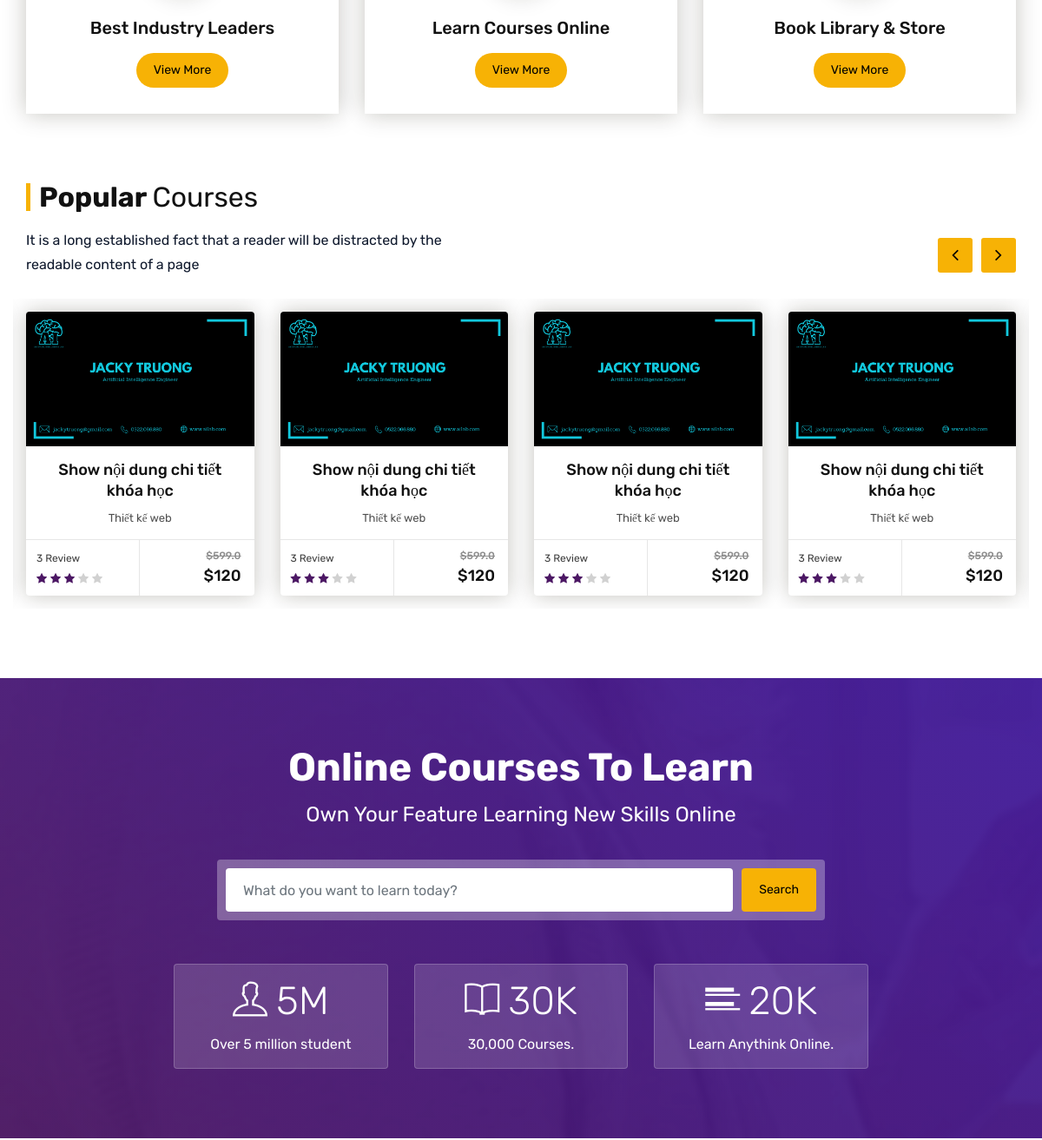
The app's page / (middle part), older data.
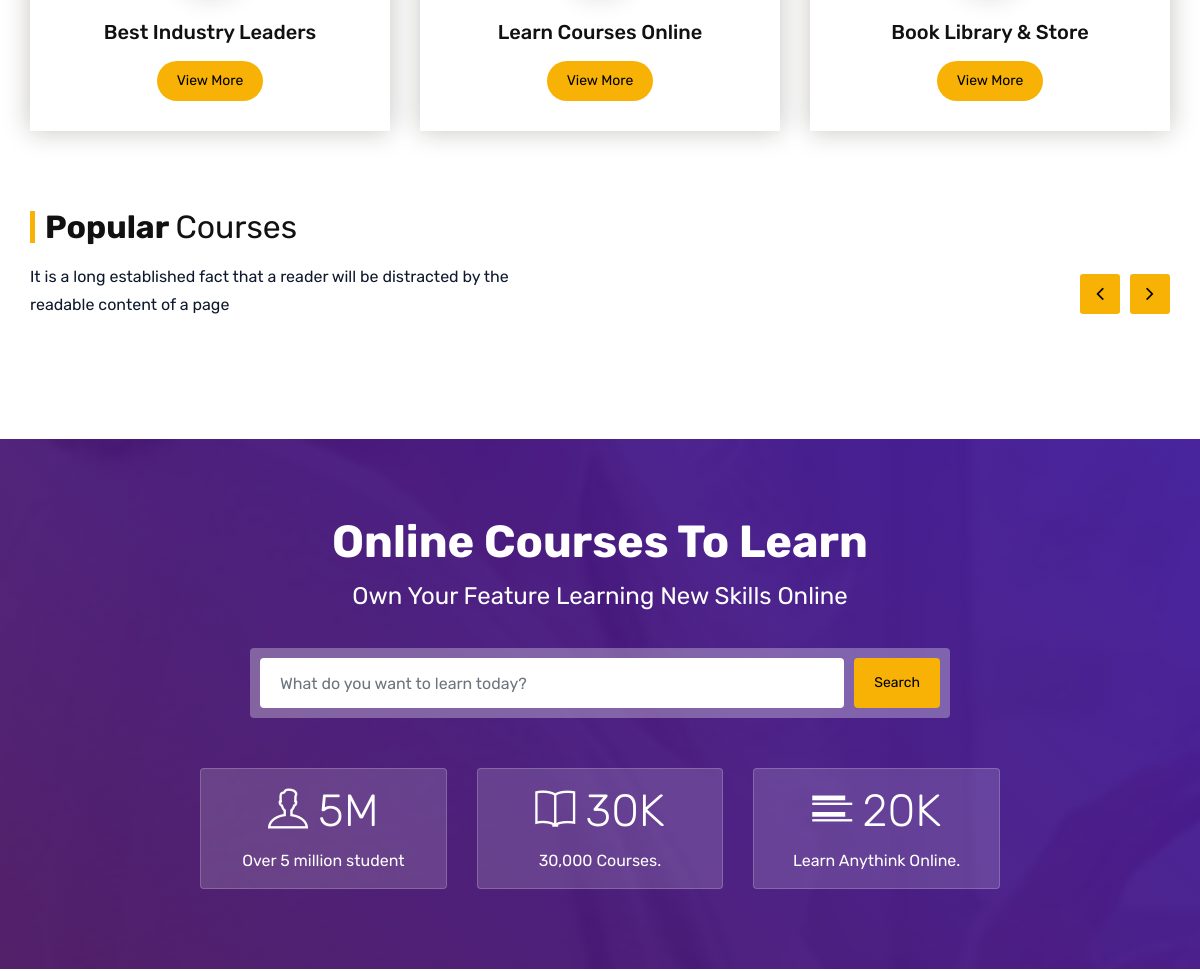
The same page, newer data.
### products/models.py (models this page shows, shortened)
class Course(models.Model):
    title = models.CharField(default="", max_length=255)
    slug = models.CharField(default="", max_length=100)
    image_course = models.ImageField(default=None, upload_to='static/media/course')
    description = models.TextField(default="")
    price = models.FloatField(default=0)
    category = models.ForeignKey(Category, on_delete=models.CASCADE)
    teacher = models.ForeignKey(Teacher, on_delete=models.CASCADE)
    active = models.BooleanField(default=True)

class Category(models.Model):
    title = models.CharField(default="", max_length=255)
    slug = models.CharField(default="", max_length=100)
    description = models.TextField(default="")
    active = models.BooleanField(default=True)

### core/views.py (the view)
# urls.py: path('', HomeView.as_view(), name='homeview'),
class HomeView(View):
    def get(self, request):
        object_list = Course.objects.all()
        context = {
            'title': 'EduChamp - Home Page',
            'object_list': object_list
        }
        return render(request, 'home.html', context)

### templates/home.html (shortened to what this page needs)
{% extends 'homepage/base.html' %}
{% load static %}
{% block cssblock %}
	<link rel="stylesheet" type="text/css" href="{% static 'homepage/css/assets.css' %}">
	<link rel="stylesheet" type="text/css" href="{% static 'homepage/css/typography.css' %}">
	<link rel="stylesheet" type="text/css" href="{% static 'homepage/css/shortcodes/shortcodes.css' %}">
	<link rel="stylesheet" type="text/css" href="{% static 'homepage/css/style.css' %}">
	<link class="skin" rel="stylesheet" type="text/css" href="{% static 'homepage/css/color/color-1.css' %}">
	<link rel="stylesheet" type="text/css" href="{% static 'homepage/vendors/revolution/css/layers.css' %}">
	<link rel="stylesheet" type="text/css" href="{% static 'homepage/vendors/revolution/css/settings.css' %}">
	<link rel="stylesheet" type="text/css" href="{% static 'homepage/vendors/revolution/css/navigation.css' %}">
{% endblock %}
{% block content %}
<div class="page-wraper">
    <div class="page-content bg-white">
		<div class="content-block">
			<div class="section-area content-inner service-info-bx">
                <div class="container">
					<div class="row">
						<div class="col-lg-4 col-md-4 col-sm-6">
							<div class="service-bx">
								<div class="info-bx text-center">
									<h4><a href="#">Best Industry Leaders</a></h4>
									<a href="#" class="btn radius-xl">View More</a>
								</div>
							</div>
						</div>
						<div class="col-lg-4 col-md-4 col-sm-6">
							<div class="service-bx">
								<div class="info-bx text-center">
									<h4><a href="#">Learn Courses Online</a></h4>
									<a href="#" class="btn radius-xl">View More</a>
								</div>
							</div>
						</div>
						<div class="col-lg-4 col-md-4 col-sm-12">
							<div class="service-bx m-b0">
								<div class="info-bx text-center">
									<h4><a href="#">Book Library & Store</a></h4>
									<a href="#" class="btn radius-xl">View More</a>
								</div>
							</div>
						</div>
					</div>
				</div>
            </div>
			<div class="section-area section-sp2 popular-courses-bx">
                <div class="container">
					<div class="row">
						<div class="col-md-12 heading-bx left">
							<h2 class="title-head">Popular <span>Courses</span></h2>
							<p>It is a long established fact that a reader will be distracted by the readable content of a page</p>
						</div>
					</div>
					<div class="row">
					<div class="courses-carousel owl-carousel owl-btn-1 col-12 p-lr0">
					{% for item in object_list %}
						<div class="item">
							<div class="cours-bx">
								<div class="action-box">
									<img src="{{item.image_course.url}}" alt="">
								</div>
								<div class="info-bx text-center">
									<h5><a href="#">{{ item.title }}</a></h5>
									<span>{{item.category.title}}</span>
								</div>
								<div class="cours-more-info">
									<div class="review">
										<span>3 Review</span>
										<ul class="cours-star">
											<li class="active"><i class="fa fa-star"></i></li>
											<li class="active"><i class="fa fa-star"></i></li>
											<li class="active"><i class="fa fa-star"></i></li>
											<li><i class="fa fa-star"></i></li>
											<li><i class="fa fa-star"></i></li>
										</ul>
									</div>
									<div class="price">
										<del>${{ item.price }}</del>
										<h5>$120</h5>
									</div>
								</div>
							</div>
						</div>
					{% endfor %}
					</div>
					</div>
				</div>
			</div>
			<div class="section-area section-sp1 ovpr-dark bg-fix online-cours" style="background-image:url({% static 'homepage/images/background/bg1.jpg' %});">
				<div class="container">
					<div class="row">
						<div class="col-md-12 text-center text-white">
							<h2>Online Courses To Learn</h2>
							<h5>Own Your Feature Learning New Skills Online</h5>
							<form class="cours-search">
								<div class="input-group">
									<input type="text" class="form-control" placeholder="What do you want to learn today?	">
									<div class="input-group-append">
										<button class="btn" type="submit">Search</button>
									</div>
								</div>
							</form>
						</div>
					</div>
					<div class="mw800 m-auto">
						<div class="row">
							<div class="col-md-4 col-sm-6">
								<div class="cours-search-bx m-b30">
									<div class="icon-box">
										<h3><i class="ti-user"></i><span class="counter">5</span>M</h3>
									</div>
									<span class="cours-search-text">Over 5 million student</span>
								</div>
							</div>
							<div class="col-md-4 col-sm-6">
								<div class="cours-search-bx m-b30">
									<div class="icon-box">
										<h3><i class="ti-book"></i><span class="counter">30</span>K</h3>
									</div>
									<span class="cours-search-text">30,000 Courses.</span>
								</div>
							</div>
							<div class="col-md-4 col-sm-12">
								<div class="cours-search-bx m-b30">
									<div class="icon-box">
										<h3><i class="ti-layout-list-post"></i><span class="counter">20</span>K</h3>
									</div>
									<span class="cours-search-text">Learn Anythink Online.</span>
								</div>
							</div>
						</div>
					</div>
				</div>
			</div>
        </div>
    </div>
</div>
{% endblock %}

### templates/homepage/base.html (shortened to what this page needs)
{% load static %}
<!DOCTYPE html>
<html lang="en">
<head>
{% block cssblock %}
</head>
<body id="bg">
{% block content %}
{% endblock %}
</body>
</html>

### templates/homepage/header.html (shortened to what this page needs)
{% load static %}

### templates/homepage/footer.html (shortened to what this page needs)
{% load static %}

### static/homepage/css/typography.css (style rules this page uses)
body { background-color: #fff; font-family: Rubik; font-size: 16px; font-weight: 400; color:#505050; padding: 0; margin: 0; overflow-x: hidden; -webkit-font-smoothing: antialiased; font-smoothing: antialiased; -moz-osx-font-smoothing: grayscale; scroll-behavior: smooth; }
a { color: #6f6f6f; outline: 0 none; text-decoration: none; }
p, address, pre, hr, ul, ol, dl, dd, table { margin-bottom: 24px; }
p { line-height: 28px; margin-bottom: 24px; }
h1, h2, h3, h4, h5, h6 { color: #111111; font-family: rubik; margin-top:0; }
h1 a, h2 a, h3 a, h4 a, h5 a, h6 a { color: inherit; }
h2 { font-size: 32px; line-height: 45px; margin-bottom: 25px; font-weight: 700; }
h3 { font-size: 28px; line-height: 35px; margin-bottom: 20px; font-weight: 700; }
h4 { font-size: 22px; line-height: 28px; margin-bottom: 15px; font-weight: 500; }
h5 { font-size: 18px; line-height: 24px; margin-bottom: 10px; font-weight: 500; }
.p-lr0 { padding-left: 0; padding-right: 0; }
.m-auto { margin-left:auto; margin-right:auto; }
.m-b0 { margin-bottom: 0; }
.m-b30 { margin-bottom: 30px; }
.mw800 { max-width: 800px; }
.text-white { color: #fff; }
.bg-white { background-color: #FFF; }
.heading-bx { margin-bottom: 40px; }
.heading-bx h1, .heading-bx h2, .heading-bx h3 { margin-top: 0; }
.heading-bx p { padding-top: 10px; font-size: 16px; color: #0f192d; }
.text-white { color: #FFF; }
.text-white h1, .text-white h2, .text-white h3, .text-white h4, .text-white h5, .text-white h6, .text-white p, .text-white .title-small { color: #FFF; }

### static/homepage/css/style.css (style rules this page uses)
.bg-fix { background-attachment: fixed; background-size: cover; }
.counter { position: relative; }
.service-info-bx { margin-top: -215px; }
.service-bx { box-shadow:0 0 25px 0 rgba(29,25,0,0.25); transition:all 0.5s; -moz-transition:all 0.5s; -webkit-transition:all 0.5s; -ms-transition:all 0.5s; -o-transition:all 0.5s; position:relative; background-color:#fff; }
.service-bx .info-bx { padding:30px; }
.courses-carousel { margin-top:-15px; }
.online-cours h2 { font-size:45px; margin-top:0; margin-bottom:20px; }
.online-cours h5 { font-weight:400; font-size:24px; margin-bottom:40px; }
.cours-search { padding:10px; background-color:rgba(255,255,255,0.3); border-radius:4px; max-width:700px; margin:auto; margin-bottom:50px; }
.cours-search .form-control { border:0; height:50px; border-radius:4px !important; padding:10px 20px; font-size:16px; }
.cours-search .input-group-append { margin-left:10px; }
.cours-search .input-group-append .btn { border-radius:4px; }
.cours-search-bx { text-align:center; border-radius:4px; color:#fff; border:1px solid rgba(255,255,255,0.2); background-color:rgba(255,255,255,0.15); padding:20px 20px 15px 20px; }
.cours-search-bx h3 { color:#fff; font-weight:300; font-size:45px; }
.cours-search-bx i { margin-right:10px; font-size: 40px; }
.heading-bx.left .title-head { margin-bottom: 10px; margin-top: 0; line-height: 32px; padding-left: 10px; border-left: 5px solid var(--primary); }
.heading-bx.left p { max-width:500px; margin-bottom:0; }
.title-head span { font-weight:400; }
.section-sp1 { padding-top:80px; padding-bottom:50px; }
.section-sp2 { padding-top:80px; padding-bottom:80px; }
.ovpr-dark:after { background: #ff5e14; background: -moz-linear-gradient(45deg, #ff5e14 0%, #ff8e14 100%); background: -webkit-linear-gradient(45deg, #ff5e14 0%,#ff8e14 100%); background: linear-gradient(45deg, #ff5e14 0%,#ff8e14 100%); filter: progid:DXImageTransform.Microsoft.gradient( startColorstr='#ff5e14', endColorstr='#ff8e14',GradientType=1 ); }
@media only screen and (max-width: 1200px) { .service-bx h4 { font-size:20px; } }

### static/homepage/css/shortcodes/button.css (style rules this page uses)
.btn { -moz-user-select: none; border: 1px solid rgba(0, 0, 0, 0); border-radius: 4px; display: inline-block; font-size: 16px; font-weight: 400; line-height: 1.25; padding: 8px 16px; text-align: center; transition: all 0.2s ease-in-out 0s; vertical-align: middle; white-space: nowrap; }
.btn, .btn-secondry { color: #fff; padding: 10px 20px; display: inline-block; font-size: 14px; outline: none; cursor: pointer; outline: none; border-width: 0; border-style: solid; border-color: transparent; line-height: 1.42857; border-radius: 3px; font-weight: 400; text-align:center; font-family: rubik; }
.btn { background-color: #EFBB20; }
.radius-xl { border-radius: 100px; -webkit-border-radius: 100px; }

### static/homepage/css/shortcodes/layout.css (style rules this page uses)
#bg { background-attachment: fixed; background-size: cover; }

Row changes from the older to the newer data that the page shows:
removed Course: image_course (picture), title "Show nội dung chi tiết khóa học", category "Thiết kế web", price "599.0"
